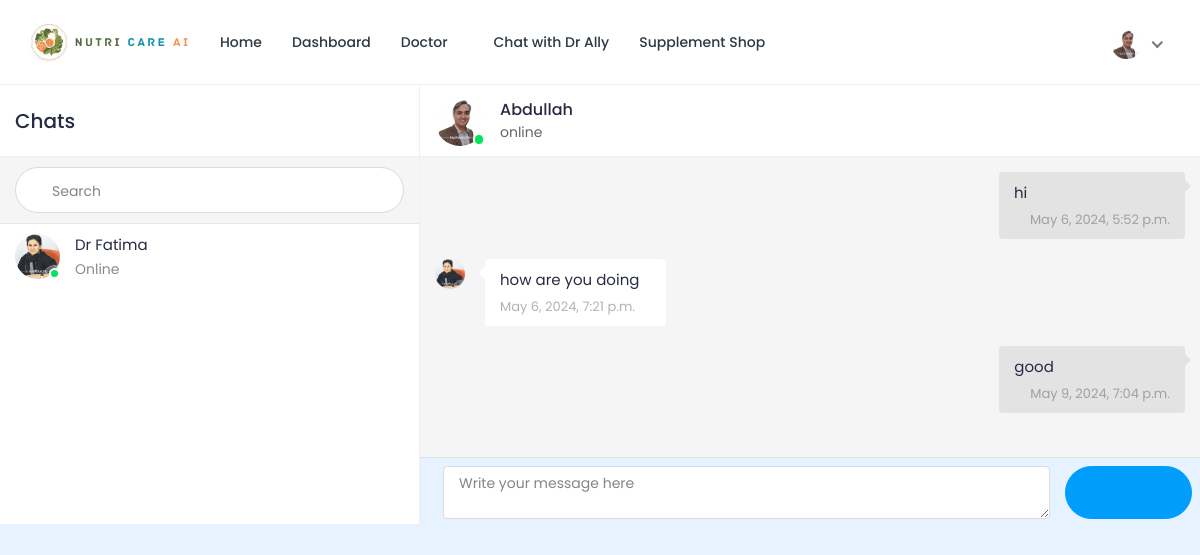
Screenshot of /chat/home/25/?u=28 (signed in) with the database file from the repository.
### hospital/models.py (models this page shows, shortened)
class Patient(models.Model):
    patient_id = models.AutoField(primary_key=True)
    user = models.OneToOneField(User, on_delete=models.CASCADE, null=True, blank=True, related_name='patient')
    name = models.CharField(max_length=200, null=True, blank=True)
    username = models.CharField(max_length=200, null=True, blank=True)
    age = models.IntegerField(null=True, blank=True)
    email = models.EmailField(max_length=200, null=True, blank=True)
    phone_number = models.IntegerField(null=True, blank=True)
    address = models.CharField(max_length=200, null=True, blank=True)
    featured_image = models.ImageField(upload_to='patients/', default='patients/user-default.png', null=True, blank=True)
    blood_group = models.CharField(max_length=200, null=True, blank=True)
    history = models.CharField(max_length=200, null=True, blank=True)
    dob = models.CharField(max_length=200, null=True, blank=True)
    nid = models.CharField(max_length=200, null=True, blank=True)
    serial_number = models.CharField(max_length=200, null=True, blank=True)
    login_status = models.CharField(max_length=200, null=True, blank=True, default="offline")

### doctor/models.py (models this page shows, shortened)
class Doctor_Information(models.Model):
    DOCTOR_TYPE = (
        ('Nutritionist', 'Nutritionist'),
        ('Dietition', 'Dietition'),
    )
    doctor_id = models.AutoField(primary_key=True)
    user = models.OneToOneField(User, on_delete=models.CASCADE, null=True, blank=True, related_name='profile')
    name = models.CharField(max_length=200, null=True, blank=True)
    username = models.CharField(max_length=200, null=True, blank=True)
    gender = models.CharField(max_length=200, null=True, blank=True)
    description = models.TextField(max_length=1000, null=True, blank=True)
    department = models.CharField(max_length=200, choices=DOCTOR_TYPE, null=True, blank=True)
    department_name = models.ForeignKey(hospital_department, on_delete=models.SET_NULL, null=True, blank=True)
    specialization = models.ForeignKey(specialization, on_delete=models.SET_NULL, null=True, blank=True)
    featured_image = models.ImageField(upload_to='doctors/', default='doctors/user-default.png', null=True, blank=True)
    certificate_image = models.ImageField(upload_to='doctors_certificate/', default='doctors_certificate/default.png', null=True, blank=True)
    email = models.EmailField(max_length=200, null=True, blank=True)
    phone_number = models.CharField(max_length=200, null=True, blank=True)
    nid = models.CharField(max_length=200, null=True, blank=True)
    visiting_hour = models.CharField(max_length=200, null=True, blank=True)
    consultation_fee = models.IntegerField(null=True, blank=True)
    report_fee = models.IntegerField(null=True, blank=True)
    dob = models.CharField(max_length=200, null=True, blank=True)
    institute = models.CharField(max_length=200, null=True, blank=True)
    degree = models.CharField(max_length=200, null=True, blank=True)
    completion_year = models.CharField(max_length=200, null=True, blank=True)
    work_place = models.CharField(max_length=200, null=True, blank=True)
    designation = models.CharField(max_length=200, null=True, blank=True)
    start_year = models.CharField(max_length=200, null=True, blank=True)
    end_year = models.CharField(max_length=200, null=True, blank=True)
    register_status =  models.CharField(max_length=200, null=True, blank=True)
    hospital_name = models.ForeignKey(Hospital_Information, on_delete=models.SET_NULL, null=True, blank=True)

### ChatApp/models.py (models this page shows, shortened)
class chatMessages(models.Model):
    user_from = models.ForeignKey(User, on_delete=models.CASCADE, related_name="+")
    user_to = models.ForeignKey(User, on_delete=models.CASCADE, related_name="+")
    message = models.TextField()
    date_created = models.DateTimeField(default=timezone.now)

### ChatApp/views.py (the view, shortened to what this page needs)
# urls.py: path('', views.home, name='chat-home'),
@csrf_exempt
@login_required(login_url='login')
@cache_control(no_cache=True, must_revalidate=True, no_store=True)
def home(request,pk):
    if request.user.is_patient:
            User = get_user_model()
            users = User.objects.all()
            patients = Patient.objects.get(user_id=pk)
            appointments = Appointment.objects.filter(patient=patients).filter(appointment_status='confirmed')
            doctor= Doctor_Information.objects.filter(appointment__in=appointments)
            chats = {}
            if request.method == 'GET' and 'u' in request.GET:
                chats = chatMessages.objects.filter(Q(user_from=request.user.id, user_to=request.GET['u']) | Q(user_from=request.GET['u'], user_to=request.user.id))
                chats = chats.order_by('date_created')
                doc = Doctor_Information.objects.get(user_id=request.GET['u'])
                context = {
                "page":"home",
                "users":users,
                "chats":chats,
                "patient":patients,
                "doctor":doctor,
                "doc":doc,
                "app":appointments,
                "chat_id": int(request.GET['u'] if request.method == 'GET' and 'u' in request.GET else 0)
            }
            print(request.GET['u'] if request.method == 'GET' and 'u' in request.GET else 0)
            return render(request,"chat.html",context)

### templates/chat.html (shortened to what this page needs)
{% load static %}
{%load tz%}
<!DOCTYPE html>
<html lang="en">
<head>
		<link rel="stylesheet" href="{% static 'HealthStack-System/css/Normal/bootstrap.min.css' %}">
		<link rel="stylesheet" href="{% static 'HealthStack-System/plugins/Normal/fontawesome/css/fontawesome.min.css' %}">
		<link rel="stylesheet" href="{% static 'HealthStack-System/plugins/Normal/fontawesome/css/all.min.css' %}">
		<link rel="stylesheet" href="{% static 'HealthStack-System/css/Normal/style.css' %}">
		<link rel="stylesheet" href="{% static 'HealthStack-System/plugins/Normal/fancybox/jquery.fancybox.min.css'%}">
	</head>
	<body class="chat-page">
		<div class="main-wrapper">
			<header class="header">{% include 'patient_navbar.html' %}</header>
			<div class="content">
				<div class="container-fluid">
					<div class="row">
						<div class="col-xl-12">
							<div class="chat-window">
								<div class="chat-cont-left">
									<div class="chat-header">
										<span>Chats</span>
									</div>
									<form class="chat-search" method="GET" action = "{% url 'chat-home' pk=user.id %}">
										<div class="input-group">
											<div class="input-group-prepend">
											</div>
											<input type="text" class="form-control" placeholder="Search" name="search">
										</div>
									</form>
									<div class="chat-users-list">
										<div class="chat-scroll">
										{% for d in doctor %}
										{% if not d.id == 1 and not d.id == user.id %}
											<a href="{% url 'chat-home' pk=user.id %}?u={{d.user.id}}" class="media">
												<div class="media-img-wrap">
													{%if d.user.login_status%}
													<div class="avatar avatar-online">
														<img src="{{ d.featured_image.url }}" alt="User Image" class="avatar-img rounded-circle">
													</div>
													{%else%}
													<div class="avatar avatar-away">
														<img src="{{ d.featured_image.url }}" alt="User Image" class="avatar-img rounded-circle">
													</div>
													{%endif%}
												</div>
												<div class="media-body">
													<div>
														<div class="user-name">{{d.name}}</div>
														{%if d.user.login_status%}
														<div class="user-last-chat">Online</div>
														{%else%}
														<div class="user-last-chat">Offline</div>
														{%endif%}
													</div>
												</div>
											</a>
										{%endif%}
										{% endfor %}
										</div>
									</div>
								</div>
								<div class="chat-cont-right">
									<div class="chat-header">
										<div class="media">
											<div class="media-img-wrap">
												<div class="avatar avatar-online">
													<img src="{{patient.featured_image.url}}" alt="User Image" class="avatar-img rounded-circle">
												</div>
											</div>
											<div class="media-body">
												<div class="user-name">{{patient.name}}</div>
												<div class="user-status">online</div>
											</div>
										</div>
									</div>
									{% if not chat_id > 0 %}
										<div class="d-flex flex-column justify-content-center align-items-center" style="height: 650px;">
											<h3>Start Chat now</h3>
											<p><small class="text-muted">Please select a person to chat with.</small></p>
										</div>
									{% else %}
									<div class="chat-body">
										<div class="chat-scroll chat-box">
											<ul class="list-unstyled">
												{% for chat in chats %}
												{% if chat.user_from == user %}
												<li class="media sent">
													<div class="media-body">
														<div class="msg-box">
															<div class="chat-bubble" data-id="{{chat.id}}">
																<p>{{chat.message}}</p>
																<ul class="chat-msg-info">
																	<li>
																		<div class="chat-time">
																			<span>{{chat.date_created|localtime}}</span>
																		</div>
																	</li>
																</ul>
															</div>
														</div>
													</div>
												</li>
												{% else %}
												<li class="media received">
													<div class="avatar">
														<img src="{{ doc.featured_image.url }}" alt="User Image" class="avatar-img rounded-circle">
													</div>
													<div class="media-body">
														<div class="msg-box">
															<div class="chat-bubble" data-id="{{chat.id}}">
																<p>{{chat.message}}</p>
																<ul class="chat-msg-info">
																	<li>
																		<div class="chat-time">
																			<span>{{chat.date_created|localtime}}</span>
																		</div>
																	</li>
																</ul>
															</div>
														</div>
													</div>
												</li>
												{% endif %}
												{% endfor %}
											</ul>
										</div>
									</div>
									<div class="chat-box-form border-top p-2" style="height: 70px;">
										<div class="w-100 h-100">
											<form action="" id="chat-submit" class="h-100 d-flex ">
												<div class="col-md-10 h-100">
													<textarea name="message" id="" class="h-100 w-100 form-control" placeholder="Write your message here"></textarea>
												</div>
												<button class="button btn btn-rounded btn-info h-100 w-100 justify-content-center align-items-center d-flex"><i class="fab fa-telegram-plane"></i></button>
											</form>
										</div>
									</div>
									{% endif %}
								</div>
							</div>
						</div>
					</div>
				</div>
			</div>
	</body>
</html>

### templates/patient_navbar.html (shortened to what this page needs)
{% load static %}
<nav class="navbar navbar-expand-lg header-nav">
  <div class="navbar-header">
    <a href="{% url 'hospital_home'%}" class="navbar-brand logo">
      <img
        src="{% static 'HealthStack-System/images/Normal/NutriCare_Logo.png' %}"
        class="img-fluid"
        alt="Logo"
      />
    </a>
  </div>
  <div class="main-menu-wrapper">
    <ul class="main-nav">
      <li>
        <a href="{% url 'hospital_home'%}">Home</a>
      </li>
      <li>
        <a href="{% url 'patient-dashboard' %}">Dashboard</a>
      </li>
      <li class="has-submenu">
        <a href="#">Doctor <i class="fas fa-chevron-down"></i></a>
      </li>
       {% if user.is_authenticated and user.is_patient %}
      <li>
        <a href="{% url 'Ally_chat'  %}">Chat with Dr Ally</a>
      </li>
      {% endif %}
      <li>
        <a href="{% url 'pharmacy_shop' %}">Supplement Shop</a>
      </li>
    </ul>
  </div>
  <ul class="nav header-navbar-rht">
    <li class="nav-item dropdown has-arrow logged-item">
      <a href="#" class="dropdown-toggle nav-link" data-toggle="dropdown">
        <span class="user-img">
          <img
            class="rounded-circle"
            src="{{patient.featured_image.url}}"
            width="31"
            alt="Abdullah"
          />
        </span>
      </a>
    </li>
  </ul>
</nav>

### rows the page displays
Patient: featured_image (picture), name "Abdullah"
Doctor_Information: featured_image (picture), name "Dr Fatima", shows "Online"
chatMessages: message "hi", date_created "May 6, 2024, 5:52 p.m."
chatMessages: featured_image (picture), message "how are you doing", date_created "May 6, 2024, 7:21 p.m."
chatMessages: message "good", date_created "May 9, 2024, 7:04 p.m."
